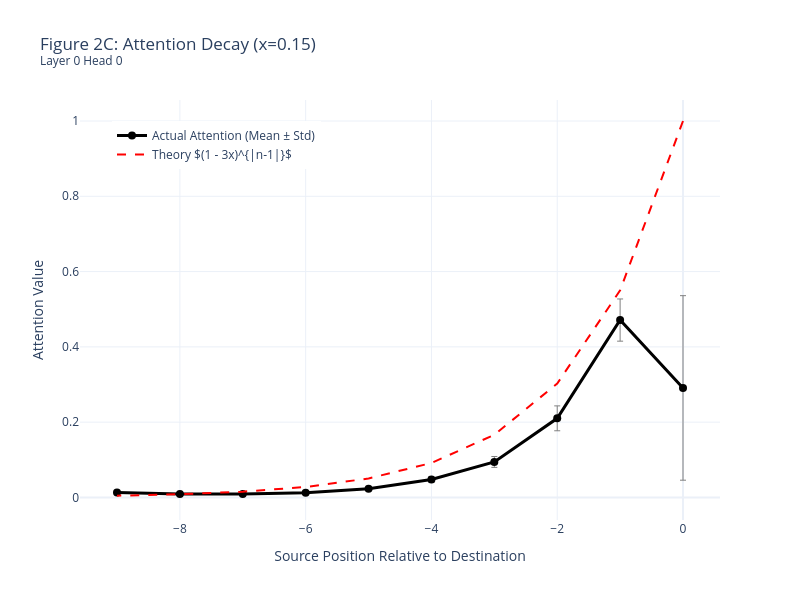

Source (notebook cell):
### Code cell
plot_attention_decay(model, process, num_seqs=10000, layer_idx=0, head_idx=0, x_param=0.15)

### Figure 1 — Plotly figure (JSON) as saved in the notebook; plotly's stock layout.template omitted (floating-point values rounded to 4 significant figures)
{"data": [{"error_y": {"array": [0.2451, 0.05605, 0.03307, 0.01447, 0.0075, 0.004433, 0.002673, 0.003946, 0.001816, 0.001246], "color": "gray", "thickness": 1, "type": "data", "visible": true, "width": 3}, "line": {"color": "black", "width": 3}, "marker": {"size": 8}, "mode": "lines+markers", "name": "Actual Attention (Mean ± Std)", "type": "scatter", "x": [0, -1, -2, -3, -4, -5, -6, -7, -8, -9], "y": [0.2909, 0.4712, 0.2101, 0.09427, 0.04756, 0.02326, 0.01217, 0.009321, 0.009102, 0.01324]}, {"line": {"color": "red", "dash": "dash", "width": 2}, "mode": "lines", "name": "Theory $(1 - 3x)^{|n-1|}$", "type": "scatter", "x": [0, -1, -2, -3, -4, -5, -6, -7, -8, -9], "y": [1.0, 0.55, 0.3025, 0.1664, 0.09151, 0.05033, 0.02768, 0.01522, 0.008373, 0.004605]}], "layout": {"height": 600, "legend": {"x": 0.05, "y": 0.95}, "title": {"text": "Figure 2C: Attention Decay (x=0.15)<br><sup>Layer 0 Head 0</sup>"}, "width": 800, "xaxis": {"title": {"text": "Source Position Relative to Destination"}}, "yaxis": {"title": {"text": "Attention Value"}}}}
